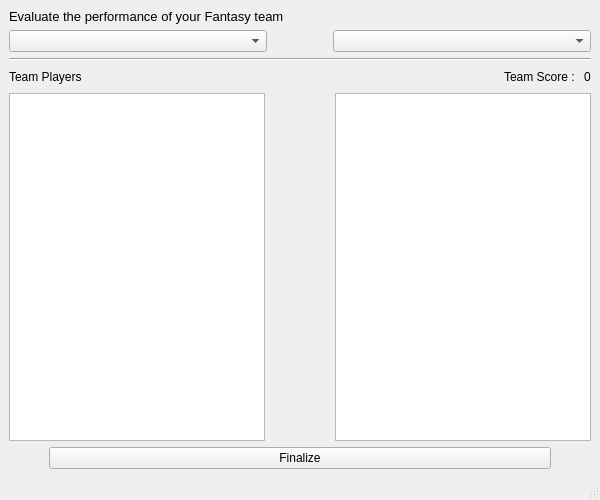
<?xml version="1.0" encoding="UTF-8"?>
<ui version="4.0">
 <class>MainWindow</class>
 <widget class="QMainWindow" name="MainWindow">
  <property name="geometry">
   <rect>
    <x>0</x>
    <y>0</y>
    <width>600</width>
    <height>500</height>
   </rect>
  </property>
  <property name="windowTitle">
   <string>MainWindow</string>
  </property>
  <widget class="QWidget" name="centralwidget">
   <layout class="QVBoxLayout" name="verticalLayout">
    <item>
     <widget class="QLabel" name="label">
      <property name="font">
       <font>
        <pointsize>10</pointsize>
       </font>
      </property>
      <property name="text">
       <string>Evaluate the performance of your Fantasy team</string>
      </property>
     </widget>
    </item>
    <item>
     <layout class="QHBoxLayout" name="horizontalLayout">
      <item>
       <widget class="QComboBox" name="team_list"/>
      </item>
      <item>
       <spacer name="horizontalSpacer">
        <property name="orientation">
         <enum>Qt::Horizontal</enum>
        </property>
        <property name="sizeType">
         <enum>QSizePolicy::Fixed</enum>
        </property>
        <property name="sizeHint" stdset="0">
         <size>
          <width>60</width>
          <height>20</height>
         </size>
        </property>
       </spacer>
      </item>
      <item>
       <widget class="QComboBox" name="match_list"/>
      </item>
     </layout>
    </item>
    <item>
     <widget class="Line" name="line">
      <property name="font">
       <font>
        <weight>75</weight>
        <bold>true</bold>
       </font>
      </property>
      <property name="orientation">
       <enum>Qt::Horizontal</enum>
      </property>
     </widget>
    </item>
    <item>
     <layout class="QHBoxLayout" name="horizontalLayout_2">
      <item>
       <widget class="QLabel" name="label_2">
        <property name="text">
         <string>Team Players</string>
        </property>
       </widget>
      </item>
      <item>
       <spacer name="horizontalSpacer_2">
        <property name="orientation">
         <enum>Qt::Horizontal</enum>
        </property>
        <property name="sizeType">
         <enum>QSizePolicy::MinimumExpanding</enum>
        </property>
        <property name="sizeHint" stdset="0">
         <size>
          <width>40</width>
          <height>20</height>
         </size>
        </property>
       </spacer>
      </item>
      <item>
       <widget class="QLabel" name="label_4">
        <property name="text">
         <string>Team Score : </string>
        </property>
       </widget>
      </item>
      <item>
       <widget class="QLabel" name="team_score">
        <property name="text">
         <string>0</string>
        </property>
       </widget>
      </item>
     </layout>
    </item>
    <item>
     <layout class="QHBoxLayout" name="horizontalLayout_3">
      <item>
       <widget class="QListWidget" name="score_list"/>
      </item>
      <item>
       <spacer name="horizontalSpacer_3">
        <property name="orientation">
         <enum>Qt::Horizontal</enum>
        </property>
        <property name="sizeHint" stdset="0">
         <size>
          <width>40</width>
          <height>20</height>
         </size>
        </property>
       </spacer>
      </item>
      <item>
       <widget class="QListWidget" name="t_player_list"/>
      </item>
     </layout>
    </item>
    <item>
     <layout class="QHBoxLayout" name="horizontalLayout_4">
      <item>
       <spacer name="horizontalSpacer_4">
        <property name="orientation">
         <enum>Qt::Horizontal</enum>
        </property>
        <property name="sizeType">
         <enum>QSizePolicy::Minimum</enum>
        </property>
        <property name="sizeHint" stdset="0">
         <size>
          <width>40</width>
          <height>20</height>
         </size>
        </property>
       </spacer>
      </item>
      <item>
       <widget class="QPushButton" name="finalize_btn">
        <property name="text">
         <string>Finalize</string>
        </property>
       </widget>
      </item>
      <item>
       <spacer name="horizontalSpacer_5">
        <property name="orientation">
         <enum>Qt::Horizontal</enum>
        </property>
        <property name="sizeType">
         <enum>QSizePolicy::Minimum</enum>
        </property>
        <property name="sizeHint" stdset="0">
         <size>
          <width>40</width>
          <height>20</height>
         </size>
        </property>
       </spacer>
      </item>
     </layout>
    </item>
   </layout>
  </widget>
  <widget class="QMenuBar" name="menubar">
   <property name="geometry">
    <rect>
     <x>0</x>
     <y>0</y>
     <width>600</width>
     <height>26</height>
    </rect>
   </property>
  </widget>
  <widget class="QStatusBar" name="statusbar"/>
 </widget>
 <resources/>
 <connections/>
</ui>
